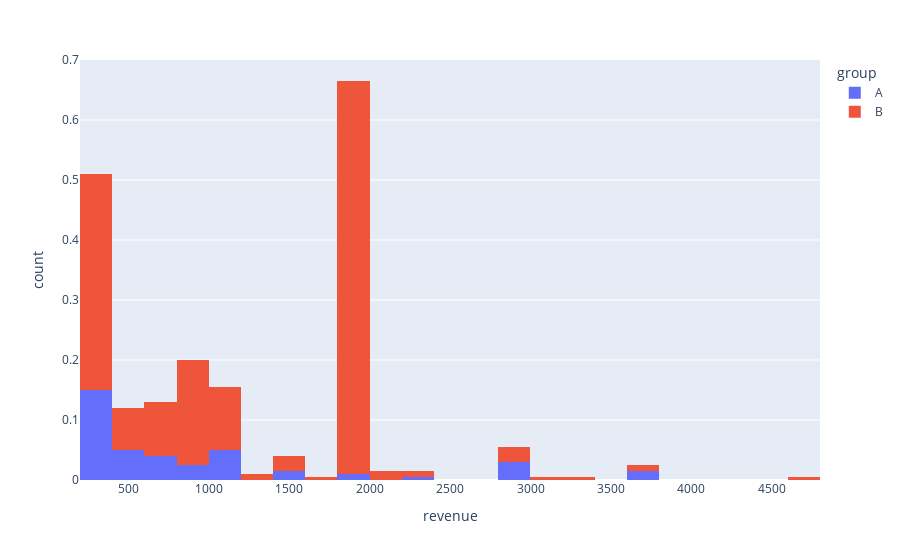

The cell this chart's notebook holds for it:
### Markdown cell above
Теперь проверим взаимосвязь выручки и модели оплаты. Вначале посмотрим на распределения выручки в тестовой и контрольной группах.

### Code cell
fig = px.histogram(df.query('revenue>0'), x='revenue', color = 'group', histnorm = 'density')
fig.show()

### Figure 1 — Plotly figure (JSON) as saved in the notebook; plotly's stock layout.template omitted (floating-point values rounded to 4 significant figures; data arrays with more than 128 entries replaced by an {"elided": "..."} marker saying what was removed)
{"data": [{"alignmentgroup": "True", "bingroup": "x", "histnorm": "density", "hovertemplate": "group=A<br>revenue=%{x}<br>count=%{y}<extra></extra>", "legendgroup": "A", "marker": {"color": "#636efa"}, "name": "A", "offsetgroup": "A", "orientation": "v", "showlegend": true, "type": "histogram", "x": [302, 1151, 300, 300, 2899, 593, 600, 301, 1169, 1541, 1542, 589, 998, 1000, 1990, 1840, 1001, 2829, 208, 2229, 590, 499, 301, 851, 299, 300, 3670, 590, 300, 2920, 2828, 600, 699, 410, 208, 301, 300, 208, 3671, 300, 1152, 302, 298, 300, 700, 208, 1000, 301, 600, 851, 300, 2910, 2921, 498, 298, 850, 702, 301, 300, 301, 298, 1189, 599, 208, 1540, 299, 299, 600, 1003, 698, 301, 879, 589, 1048, 1171, 3669, 298, 590], "xaxis": "x", "yaxis": "y"}, {"alignmentgroup": "True", "bingroup": "x", "histnorm": "density", "hovertemplate": "group=B<br>revenue=%{x}<br>count=%{y}<extra></extra>", "legendgroup": "B", "marker": {"color": "#EF553B"}, "name": "B", "offsetgroup": "B", "orientation": "v", "showlegend": true, "type": "histogram", "x": {"elided": "314 int values"}, "xaxis": "x", "yaxis": "y"}], "layout": {"barmode": "relative", "legend": {"title": {"text": "group"}, "tracegroupgap": 0}, "margin": {"t": 60}, "xaxis": {"anchor": "y", "domain": [0, 1], "title": {"text": "revenue"}}, "yaxis": {"anchor": "x", "domain": [0, 1], "title": {"text": "count"}}}}
